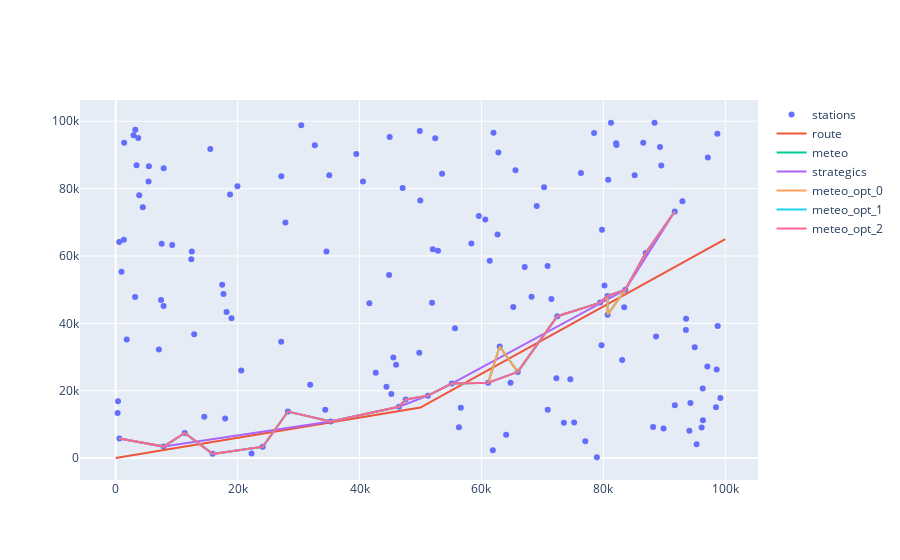

Write notebook code for a chart like this one.
### Code cell
plot_res(stations, plane_route, path, best_paths)
